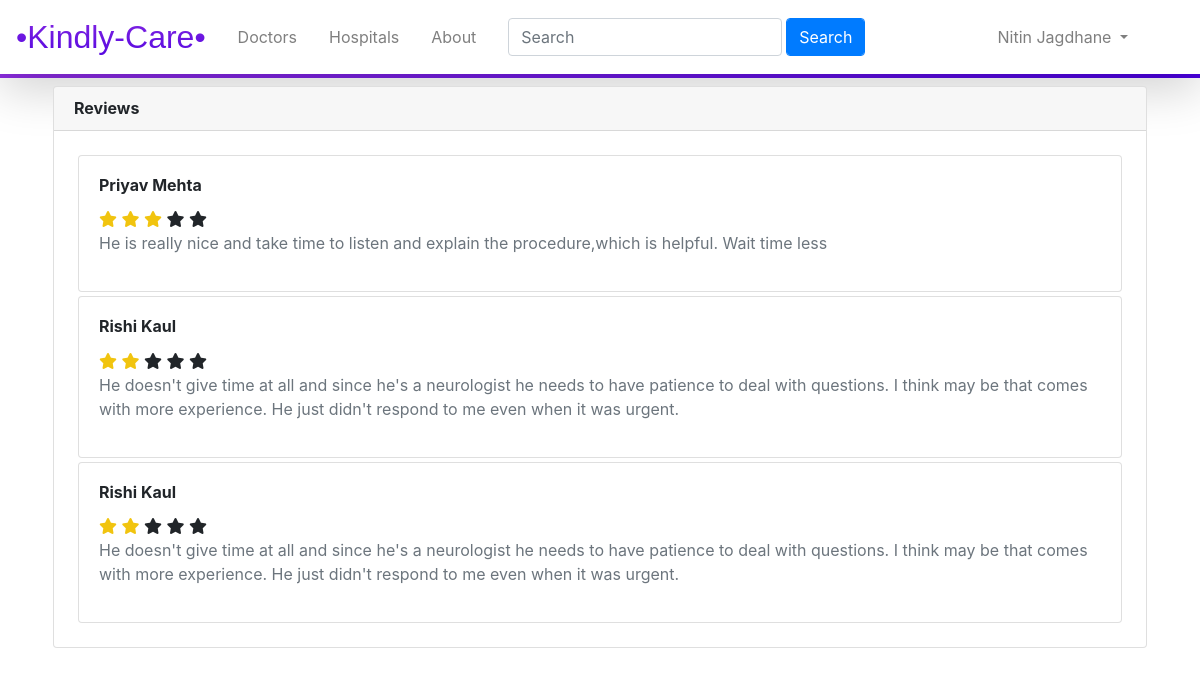
Page /feedback (signed in) on the committed database.
### kindlycare/models.py (models this page shows, shortened)
class Doctors(db.Model, UserMixin):
    __tablename__ = 'doctors'
    id = db.Column(db.Integer,primary_key = True)
    name = db.Column(db.String(20),nullable = False)
    password = db.Column(db.String(20))
    email = db.Column(db.String(64),unique = True,index = True)
    qualification = db.Column(db.String(50),nullable = False)
    specialization = db.Column(db.String(140))
    consultation_fees = db.Column(db.Integer, nullable = False)
    profile_image = db.Column(db.String(64),default = 'default_image.jpg')
    experience = db.Column(db.Text,nullable = False)
    contact_number = db.Column(db.String(10),nullable = False)
    description = db.Column(db.Text,nullable = False)
    address_line_1 = db.Column(db.Text,nullable = False,default='India')
    address_line_2 = db.Column(db.Text,nullable = False,default='India')
    address_line_3 = db.Column(db.Text,nullable = False,default='India')
    reviews = db.relationship('Reviews',backref='doctor')
    slots = db.relationship('Slots',backref='doctor')
    appointments = db.relationship('Appointments',backref='doctor')
    hospitals_name = db.relationship('Hospitals',secondary=relate, backref = db.backref('doctor', lazy = True))

class Reviews(db.Model):
    __tablename__ = 'reviews'
    id = db.Column(db.Integer,primary_key=True)
    name = db.Column(db.String(30),nullable=False)
    content = db.Column(db.Text,nullable=False)
    rating = db.Column(db.Integer,nullable=False)
    doctor_id = db.Column(db.Integer,db.ForeignKey('doctors.id'))

### kindlycare/doctors/views.py (the view)
@login_required
@doctors.route('/feedback', methods=['GET', 'POST'])
def view_feedbacks():
    reviews = Reviews.query.filter_by(doctor_id=current_user.id).all()
    print(type(reviews))
    reviews.reverse()
    return render_template('feedback.html', reviews=reviews)

### kindlycare/models.py (called while the page is built)
@login_manager.user_loader
def load_user(doctor_id):
    return Doctors.query.get(doctor_id)

### kindlycare/templates/feedback.html
{% extends 'base.html' %}
{% block content %}
<div class="card m-2">
    <h6 class="card-header"><b>Reviews</b></h6>
    <div class="card-body">
        {% if reviews %}
        {% for review in reviews %}
        <div class="card m-1">
            <div class="card-body">
                <h6 class="card-title"><b>{{review.name}}</b></h6>
                {% for i in range(review.rating) %}
                <i class="fas fa-star mb-1" style="color: #f1c40f;"></i>
                {% endfor %}
                {% for i in range(5-review.rating) %}
                <i class="fas fa-star"></i>
                {% endfor %}
                <p class="text-muted">{{review.content}}</p>
            </div>
        </div>
        {% endfor %}
        {% else %}
        <h4>No Reviews</h4>
        {% endif %}
    </div>
</div>
{% endblock %}

### kindlycare/templates/base.html (shortened to what this page needs)
<!DOCTYPE html>
<html lang="en">
<head>
    <link rel="stylesheet" href="home.css">
    <link rel="stylesheet" href="https://stackpath.bootstrapcdn.com/bootstrap/4.4.1/css/bootstrap.min.css"
>
    <link rel="stylesheet" type="text/css"
        href="https://cdnjs.cloudflare.com/ajax/libs/font-awesome/5.11.2/css/all.css">
</head>
<body>
    <nav class="shadow-lg navbar navbar-expand-lg navbar-light">
        <ul class="navbar-nav">
            <a class="navbar-brand" href="{{url_for('core.home')}}" style="font-family: 'Gill Sans', 'Gill Sans MT', Calibri, 'Trebuchet MS', sans-serif;background: -webkit-linear-gradient(#8E2DE2,#4A00E0); -webkit-background-clip: text;
                -webkit-text-fill-color: transparent;font-size: 2rem;">•Kindly-Care•</a>
        </ul>
        <ul class="navbar-nav">
            <li class="nav-item"><a href="{{url_for('core.docs')}}" class="nav-link ml-2 mr-2">Doctors</a></li>
            <li class="nav-item"><a href="{{url_for('core.hosps')}}" class="nav-link ml-2 mr-2">Hospitals</a></li>
            <li class="nav-item"><a href="about" class="nav-link ml-2 mr-4">About</a></li>
            <form class="form-inline" method='GET' action="search">
                <input type="text" class="form-control ml-auto" name="query" placeholder="Search">
                <input type="submit" class="btn btn-primary form-control ml-1 mr-1" value="Search">
            </form>
        </ul>
        <ul class="navbar-nav ml-auto mr-5">
            {%if current_user.is_authenticated%}
            <li class="nav-item dropdown">
                <a class="nav-link dropdown-toggle" href="#" id="navbarDropdown" role="button" data-toggle="dropdown"
                    aria-haspopup="true" aria-expanded="false">
                    {{current_user.name}}
                </a>
            </li>
            {%else%}
            <li class="nav-item"><a class="btn btn-sm btn-outline-primary" href="{{url_for('doctors.register')}}"> Login
                    /
                    Signup </a></li>
            {%endif%}
        </ul>
    </nav>
    <div style="background-image: linear-gradient(to right,#8E2DE2,#4A00E0);width: 100%;height: 4px;"></div>
    <div class="container">
        {% block content %}
        {% endblock %}
    </div>
</body>
</html>

### kindlycare/templates/base.html (style rules this page uses)
html { scroll-behavior: smooth; }

### rows in the picture
Doctors: name "Nitin Jagdhane"
Reviews: name "Priyav Mehta", rating 3 (drawn), content "He is really nice and take time to listen and explain the procedure,which is helpful. Wait time less"
Reviews: name "Rishi Kaul", rating 2 (drawn), content "He doesn't give time at all and since he's a neurologist he needs to have patience to deal with questions. I think may be that comes with more experience. He just didn't respond to me even when it was urgent."
Reviews: name "Rishi Kaul", rating 2 (drawn), content "He doesn't give time at all and since he's a neurologist he needs to have patience to deal with questions. I think may be that comes with more experience. He just didn't respond to me even when it was urgent."
